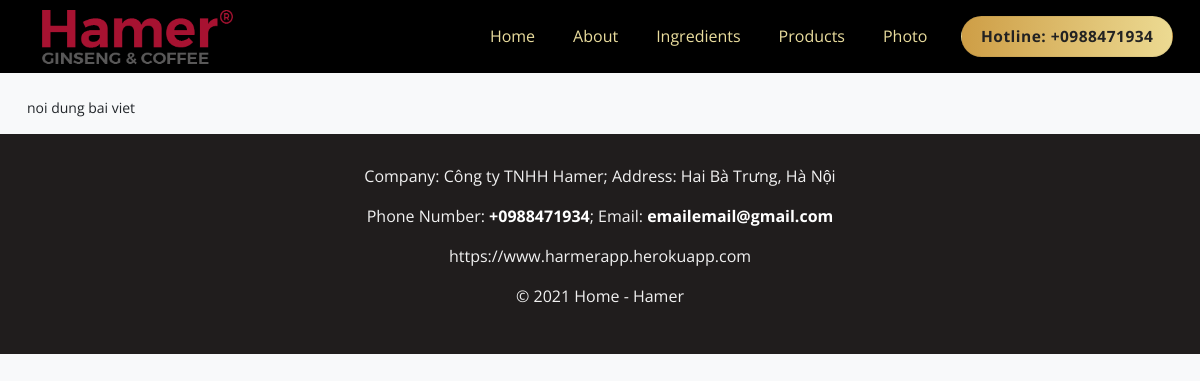
The page /article/keo-hamer-usa-2022 on the database its author committed.
### diep_website/models.py (models this page shows, shortened)
class MainMenu(models.Model):
    id = models.UUIDField(default=uuid.uuid4, unique=True, primary_key=True, editable=False)
    name = models.CharField(max_length=100, null=False, blank=False, verbose_name="Tên Menu")
    tag = models.CharField(max_length=100, null=True, blank=True, verbose_name="Menu Tag")
    has_child_article_menu = models.BooleanField(default=False, verbose_name="Có chứa menu bài viết")
    class Meta:
        verbose_name_plural = "01. Menu (Tiêu đề)"

class WebContent(models.Model):
    id = models.UUIDField(default=uuid.uuid4, unique=True, primary_key=True, editable=False)
    web_title = models.CharField(max_length=200, null=False, blank=False, verbose_name="Tiêu đề trang web")
    phone_number = models.CharField(max_length=20, null=False, blank=False, verbose_name="Số điện thoại")
    company_name = models.CharField(max_length=500, null=False, blank=False, verbose_name="Tên công ty")
    address = models.TextField(max_length=500, null=False, blank=False, verbose_name="Địa chỉ")
    email = models.CharField(max_length=500, null=False, blank=False, verbose_name="Email")
    site_name = models.CharField(max_length=500, null=False, blank=False, verbose_name="Tên website")
    copy_right = models.CharField(max_length=200, null=False, blank=False, verbose_name="Tên copyright")
    banner_1 = models.CharField(max_length=200, null=True, blank=True, verbose_name="Nội dung banner 1")
    banner_2 = models.CharField(max_length=200, null=True, blank=True, verbose_name="Nội dung banner 2")
    banner_3 = models.CharField(max_length=200, null=True, blank=True, verbose_name="Nội dung banner 3")
    banner_photo = models.ImageField(upload_to="home_photos",null=True, blank=True, verbose_name="Hình ảnh banner chính")
    banner_photo_alt = models.CharField(max_length=500, null=True, blank=True, verbose_name="Mô tả ngắn (Hình ảnh)")
    counterfeiting = models.TextField(max_length=500, null=True, blank=True, verbose_name="Nội dung chống hàng giả")
    counterfeiting_photo = models.ImageField(upload_to="home_photos",null=True, blank=True, verbose_name="Hình ảnh chống hàng giả")
    counterfeiting_photo_alt = models.CharField(max_length=500, null=True, blank=True, verbose_name="Mô tả ngắn (Hình ảnh)")
    video_photo = models.ImageField(upload_to="home_photos",null=True, blank=True, verbose_name="Hình ảnh video")
    video_photo_alt = models.CharField(max_length=500, null=True, blank=True, verbose_name="Mô tả ngắn (Hình ảnh)")
    effection_photo = models.ImageField(upload_to="home_photos",null=True, blank=True, verbose_name="Hình ảnh công dụng sản phẩm")
    effection_photo_alt = models.CharField(max_length=500, null=True, blank=True, verbose_name="Mô tả ngắn (Hình ảnh)")
    effection_photo_1 = models.ImageField(upload_to="home_photos",null=True, blank=True, verbose_name="Hình ảnh công dụng sản phẩm (1)")
    effection_photo_1_alt = models.CharField(max_length=500, null=True, blank=True, verbose_name="Mô tả ngắn (Hình ảnh)")
    order_photo = models.ImageField(upload_to="home_photos",null=True, blank=True, verbose_name="Hình ảnh đặt hàng")
    order_photo_alt = models.CharField(max_length=500, null=True, blank=True, verbose_name="Mô tả ngắn (Hình ảnh)")
    class Meta:
        verbose_name_plural = "02. Nội Dung Trang Web"

class Article(models.Model):
    id = models.UUIDField(default=uuid.uuid4, unique=True, primary_key=True, editable=False)
    category = models.ForeignKey(Category, on_delete=models.CASCADE, null=True, blank=True, verbose_name="Danh mục")
    title = models.CharField(max_length=500, null=False, blank=False, verbose_name="Tên bài viết")
    slug = models.CharField(max_length=500, null=True, blank=True, unique=True ,verbose_name="Đường dẫn")
    body = models.TextField(verbose_name="Nội dung")
    created = models.DateTimeField(auto_now_add=True, verbose_name="Ngày tạo")
    updated = models.DateTimeField(auto_now=True)
    class Meta:
        verbose_name_plural = "11. Bài viết"

### diep_website/views.py (the view)
# urls.py: path('article/<str:pk>', views.article_detail, name='article'),
def article_detail(request, pk):
    articleObj = Article.objects.get(slug=pk)
    articles = Article.objects.all()
    webcontent = WebContent.objects.all()[0]
    main_menus = MainMenu.objects.all()
    context = {"article": articleObj,
               "articles": articles,
               "webcontent": webcontent,
               "main_menus": main_menus,
               }
    return render(request, 'article-detail.html', context)

### templates/article-detail.html
{% extends 'base.html' %} {% block content %}
<div class="container mt-4">
    {{article.body|safe}}
</div>
{% endblock content %}

### templates/base.html (shortened to what this page needs)
<!doctype html> {% load static %}
<html lang="en">
<head>
    <link href="{% static 'view/frontend/assets/plugins/bootstrap/bootstrap.min.css' %}" type="text/css" rel="stylesheet">
    <link href="{% static 'view/frontend/assets/css/all.min.css' %}" type="text/css" rel="stylesheet">
    <link href="{% static 'view/frontend/assets/plugins/swiper/swiper.min.css' %}" type="text/css" rel="stylesheet">
    <link href="{% static 'view/frontend/assets/plugins/owlcarousel/owl.carousel.min.css' %}" type="text/css" rel="stylesheet">
    <link href="{% static 'view/frontend/assets/plugins/fancybox/fancybox.min.css' %}" type="text/css" rel="stylesheet">
    <link href="{% static 'view/frontend/assets/plugins/magnific-popup/magnific.css' %}" type="text/css" rel="stylesheet">
    <link href="{% static 'view/frontend/assets/plugins/sweetalert2/sweetalert2.min.css' %}" type="text/css" rel="stylesheet">
    <link href="{% static 'view/frontend/assets/plugins/animate.min.css' %}" type="text/css" rel="stylesheet">
    <link rel="stylesheet" href="{% static 'view/frontend/assets/css/style.css' %}">
</head>
<body>
    <header id="header" class="header-wrapper">
        <div class="container">
            <div class="header-wrapper_inner">
                <div class="header-wrapper_logo">
                    <a href="{% url 'home' %}">
                        <img src="{% static 'public/upload/logo/LOGO-HAMER-CANDY-NEW.png' %} " alt="Home - Hamer USA">
                    </a>
                </div>
                <div class="header-wrapper_navigation">
                    <ul id="menu" class="list-unstyled mb-0">
                        {% for menu in main_menus %}
                        <li>
                            {% if menu.has_child_article_menu %}
                            <a class="menu-item" href="javascript:void(0)">{{menu.name}}</a>
                            {% else %}
                            <a class="menu-item" href="{% url 'home' %}{{menu.tag}}">{{menu.name}}</a> {% endif %}
                        </li>
                        {% endfor %}
                    </ul>
                </div>
                <div class="header-wrapper_phone">
                    <a href="tel:{{webcontent.phone_number}}" class="button text-capitalize">Hotline:&nbsp;+{{webcontent.phone_number}}</a>
                </div>
            </div>
        </div>
    </header>
    <div class="template-main">
        {% block content %} {% endblock content %}
    </div>
    {% include 'footer.html' %}
</body>
</html>

### templates/footer.html
<footer class="footer-wrapper ">
    <div class="container ">
        <div class="row ">
            <div class="col-12 ">
                <p>Company: {{webcontent.company_name}}; Address: {{webcontent.address}}</p>
                <p>Phone Number: <a href="tel:{{webcontent.phone_number}}">+{{webcontent.phone_number}}</a>; Email: <a href="mailto:{{webcontent.email}}">{{webcontent.email}}</a></p>
                <p>{{webcontent.site_name}}</p>
                <p>{{webcontent.copy_right}}</p>
            </div>
        </div>
    </div>
</footer>

### rows shown on the page
MainMenu: name "Home"
MainMenu: name "About"
MainMenu: name "Ingredients"
MainMenu: name "Products"
MainMenu: name "Photo"
WebContent: phone_number "0988471934", company_name "Công ty TNHH Hamer", address "Hai Bà Trưng, Hà Nội", email "emailemail@gmail.com", site_name "https://www.harmerapp.herokuapp.com", copy_right "© 2021 Home - Hamer"
Article: body "noi dung bai viet"
